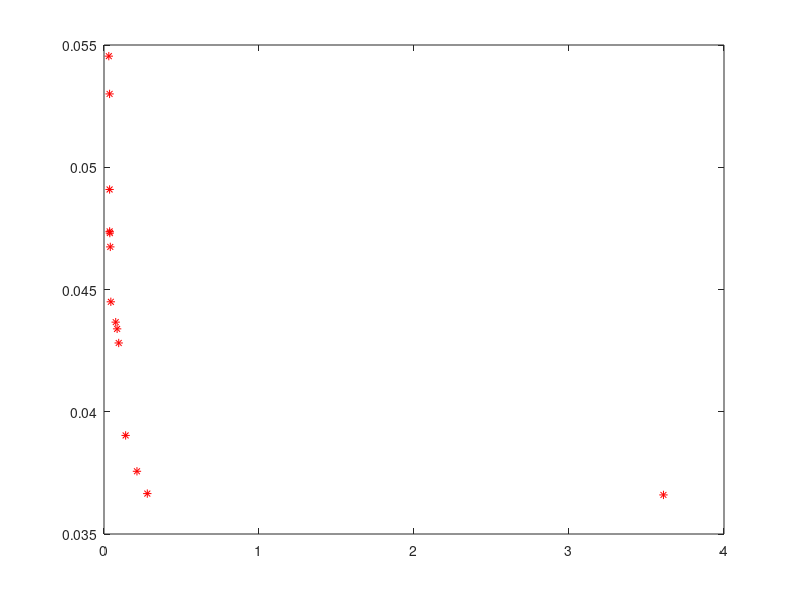

Source code (MATLAB):
function plotPeretsOn

'отрисовка метода Парето сетевого'


load data_num_coalic;

if num_coalic==2;
load data_par_s;
plot(Data0.J(:,1),Data0.J(:,2),'r*'); hold on;

end;

if num_coalic==3;
load data_par_s;
plot3(Data0.J(:,1),Data0.J(:,2),Data0.J(:,3),'r*'); hold on;
end;

